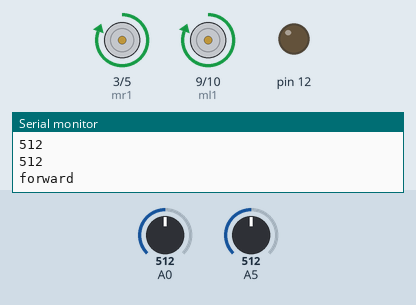
Bench run of a sketch on a simulated Arduino Uno, built with avr-gcc and run on an emulated ATmega328P. Shown: motor-driver pin pairs drawn as motors (green arrow = first pin HIGH = forward, orange = second pin HIGH = backward, longer = more drive, scaled by the enable pin), output pins drawn as LEDs (lit = HIGH), the last lines printed to the serial monitor. The inputs (shaded band) are chosen by the test bench; at power-on: A0 = 512, A5 = 512.

Above: at 1.2 s.
1.3 s: A0 set to 216
4.3 s: A0 set to 186
At 5.5 s:
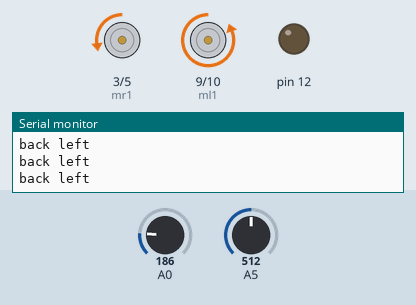
5.8 s: A5 set to 215
8.8 s: A5 set to 183
At 11.2 s:
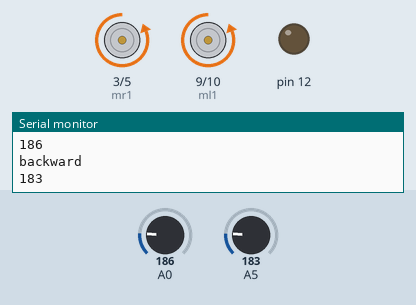
11.8 s: A5 set to 210
At 13.0 s:
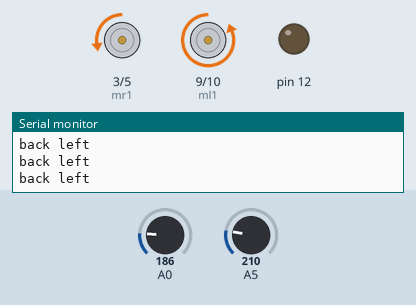
13.3 s: A5 set to 190
At 15.4 s:
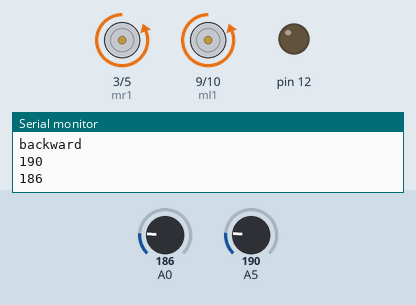
Timing chart, 0 to 16.9 s (numbered marks = the images above; inputs shaded):
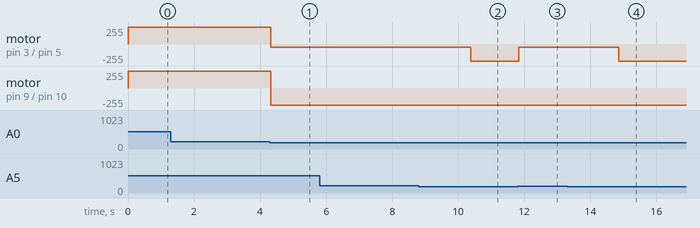

The sketch:

table_top_robot_ino.ino
```cpp
int mr1=3;
int mr2=5;
int ml1=9;
int ml2=10;
int enr=7;
int enl=8;

void setup()
{
  Serial.begin(9600);
  pinMode(mr1,OUTPUT);
  pinMode(mr2,OUTPUT);
  pinMode(ml2,OUTPUT);
  pinMode(ml1,OUTPUT);
  pinMode(enr,OUTPUT);
  pinMode(enl,OUTPUT);
  pinMode(12,OUTPUT);
}
void loop()
{
  digitalWrite(enr,HIGH);
  digitalWrite(enl,HIGH);


  int value_l=analogRead(A5);
  int value_r=analogRead(A0);


   Serial.println(value_l);
   Serial.println(value_r);

  if(value_l>200 && value_r>200)
  {
    Serial.println("forward");
    analogWrite(ml1,255);
    analogWrite(ml2,0);
    analogWrite(mr2,0);
    analogWrite(mr1,255);

  }
  else if(value_l<200 && value_r>200)
  {
    backright();
}

  else if(value_l>200 && value_r<200)
  {
    backleft();
  }
  else if(value_l<200 && value_r<200)
  {
    Serial.println("backward");
    analogWrite(ml1,0);
    analogWrite(ml2,255);
    analogWrite(mr2,255);
    analogWrite(mr1,0);

  }


}

void backleft()
{ int t1,t2;
  t1=millis();
  t2=millis();
  while(t2-t1<3000)
  {
    t2=millis();
   Serial.println("back left");
    analogWrite(ml1,0);
    analogWrite(ml2,255);
    analogWrite(mr1,0);
    analogWrite(mr2,50);
  }
}

void backright()
{

  unsigned long int t1,t2;
  t1=millis();
  t2=millis();
  while(t2-t1<3000)
  {
  Serial.println("back right");
   t2=millis();
    analogWrite(ml1,0);
    analogWrite(ml2,50);
    analogWrite(mr1,0);
    analogWrite(mr2,255);
  }
}
```

Measured:
- the behaviour switches between 200 and 199 on A0 (found by bisection; images 0 and 1)
- the behaviour switches between 200 and 199 on A5 (found by bisection; images 1 and 2)
- after the input at 4.3 s, motor on pin 3 (mr1) / pin 5 (mr2): forward 255/255 → backward 50/255 at once; motor on pin 9 (ml1) / pin 10 (ml2): forward 255/255 → backward 255/255 at once
- after the input at 8.8 s, motor on pin 3 (mr1) / pin 5 (mr2): backward 50/255 → backward 255/255 after 1.6 s
- after the input at 11.8 s, motor on pin 3 (mr1) / pin 5 (mr2): backward 255/255 → backward 50/255 at once
- after the input at 13.3 s, motor on pin 3 (mr1) / pin 5 (mr2): backward 50/255 → backward 255/255 after 1.6 s
